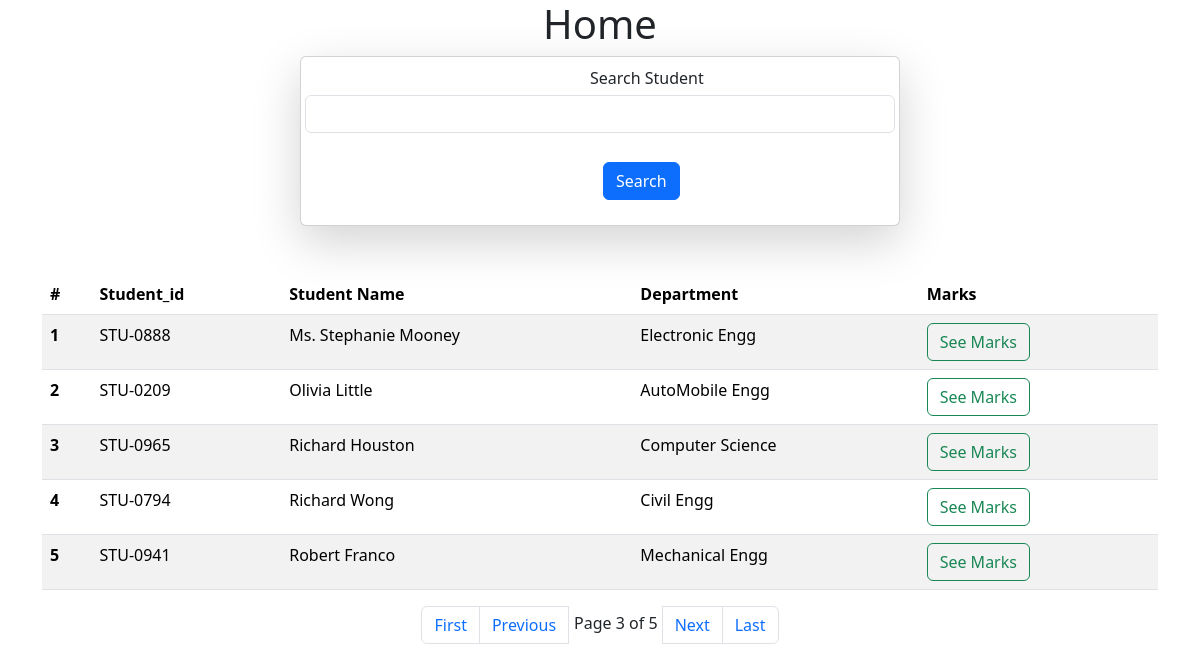
/?page=3, run on the app's committed database.
### studentapp/models.py (models this page shows, shortened)
class Student(models.Model):
    department=models.ForeignKey(Department,related_name="depart" , on_delete=models.CASCADE)
    student_id=models.OneToOneField(StudentId,related_name="studentid",on_delete=models.CASCADE)
    student_name=models.CharField(max_length=100)
    student_email=models.EmailField(unique=True)
    student_age=models.IntegerField(default=18)
    student_address=models.TextField()
    class Meta:
        ordering=['student_name']
        verbose_name="student"

class StudentId(models.Model):
    student_id=models.CharField(max_length=100)
    def __str__(self):
        return self.student_id

class Department(models.Model):
    department=models.CharField(max_length=100)
    class Meta:
        ordering=['department']

### studentapp/views.py (the view)
# urls.py: path('',views.Home,name="Home"),
def Home(request):
    Queryset=Student.objects.all().order_by('student_name')
    if request.GET.get('Search'):
        Queryset=Queryset.filter(student_name__icontains = request.GET.get('Search'))
    paginator_var = Paginator(Queryset, 5)
    page_no_var=request.GET.get('page')
    page_obj=paginator_var.get_page(page_no_var)
    total_pages=page_obj.paginator.num_pages
    return render(request,'Home.html',{"Queryset" : page_obj,"last_page":total_pages,})

### studentapp/templates/Home.html (shortened to what this page needs)
<!DOCTYPE html>
<html lang="en">
<head>
    <link rel="stylesheet" href="https://cdn.jsdelivr.net/npm/bootstrap@5.3.2/dist/css/bootstrap.min.css">
    <link rel="stylesheet" href="https://cdn.jsdelivr.net/npm/bootstrap@5.3.2/dist/js/bootstrap.min.js">
    <link rel="stylesheet" href="https://cdn.jsdelivr.net/npm/bootstrap@5.3.2/dist/js/bootstrap.bundle.min.js">
</head>
<body>
<h1>Home</h1>
<form method="get" class="col-6 mx-auto card p-1 shadow-lg mt-1" >
    <div class="mb-3">
    <label for="name" class="form-label" style="margin:5px 5px 5px 285px">Search Student</label>
    <input type="text" class="form-control" name="Search" >
      <br>
      <button type="submit"  class="btn btn-primary" style="margin:5px 5px 5px 298px">Search</button>
  </div>
</form>
<div class="container">
<table class="table mt-5 table-striped" >
  <thead>
    <tr>
      <th scope="col">#</th>
      <th scope="col">Student_id</th>
      <th scope="col">Student Name</th>
      <th scope="col">Department</th>
      <th scope="col" >Marks</th>
    </tr>
  </thead>
  <tbody>
  {% for i in Queryset %}
    <tr>
      <th scope="row">{{forloop.counter}}</th>
        <td>{{i.student_id}}</td>
      <td>{{i.student_name}}</td>
      <td>{{i.department.department}}</td>
      <td><a href="/showmarks/{{i.student_id}}" class="btn btn-outline-success me-2">See Marks</a></td>
        </tr>
    {% endfor %}
  </tbody>
</table>
</div>
<div class="center">
<nav aria-label="Page navigation ">
  <ul class="pagination justify-content-center">
      {% if Queryset.has_previous %}
      <li class="page-item ">
      <a class="page-link" href="?page=1" >First</a>
    </li>
    <li class="page-item ">
      <a class="page-link" href="?page={{Queryset.previous_page_number}}" tabindex="-1">Previous</a>
    </li>
      {% endif %}
    <li class="current" style="margin:5px 5px 5px 5px">
            Page {{ Queryset.number }} of {{ Queryset.paginator.num_pages }}
        </li>
     {% if Queryset.has_next %}
    <li class="page-item">
      <a class="page-link" href="?page={{Queryset.next_page_number}}">Next</a>
    </li>
      <li class="page-item ">
      <a class="page-link" href="?page={{last_page}}" >Last</a>
    </li>
      {% endif %}
  </ul>
</nav>
</div>
</body>
</html>

### studentapp/templates/Home.html (style rules this page uses)
h1 { text-align:center }

### data on the page
Student: student_id "STU-0888", student_name "Ms. Stephanie Mooney", department.department "Electronic Engg"
Student: student_id "STU-0209", student_name "Olivia Little", department.department "AutoMobile Engg"
Student: student_id "STU-0965", student_name "Richard Houston", department.department "Computer Science"
Student: student_id "STU-0794", student_name "Richard Wong", department.department "Civil Engg"
Student: student_id "STU-0941", student_name "Robert Franco", department.department "Mechanical Engg"

### other printed values
{{ Queryset.number }} "3"
{{ Queryset.paginator.num_pages }} "5"
